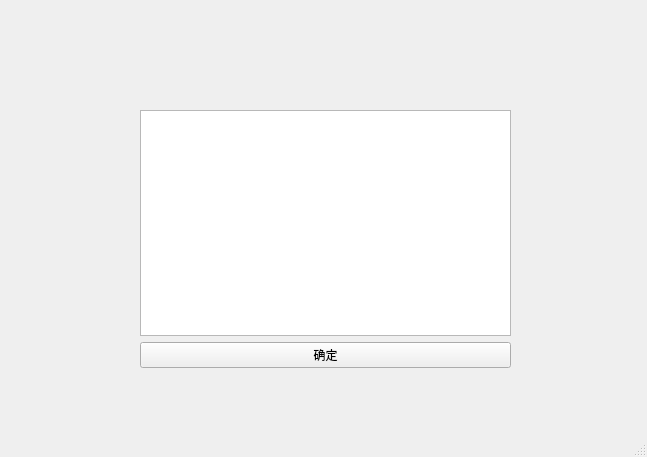
<?xml version="1.0" encoding="UTF-8"?>
<ui version="4.0">
 <class>update_menu</class>
 <widget class="QMainWindow" name="update_menu">
  <property name="geometry">
   <rect>
    <x>0</x>
    <y>0</y>
    <width>647</width>
    <height>457</height>
   </rect>
  </property>
  <property name="windowTitle">
   <string>MainWindow</string>
  </property>
  <widget class="QWidget" name="centralwidget">
   <widget class="QWidget" name="layoutWidget">
    <property name="geometry">
     <rect>
      <x>140</x>
      <y>110</y>
      <width>371</width>
      <height>258</height>
     </rect>
    </property>
    <layout class="QGridLayout" name="gridLayout_2">
     <property name="leftMargin">
      <number>0</number>
     </property>
     <property name="rightMargin">
      <number>0</number>
     </property>
     <item row="0" column="0">
      <layout class="QGridLayout" name="gridLayout">
       <item row="0" column="0">
        <widget class="QTextEdit" name="sendtext"/>
       </item>
      </layout>
     </item>
     <item row="1" column="0">
      <widget class="QPushButton" name="pushButton">
       <property name="text">
        <string>确定</string>
       </property>
      </widget>
     </item>
    </layout>
   </widget>
  </widget>
  <widget class="QStatusBar" name="statusbar"/>
 </widget>
 <resources/>
 <connections/>
</ui>
